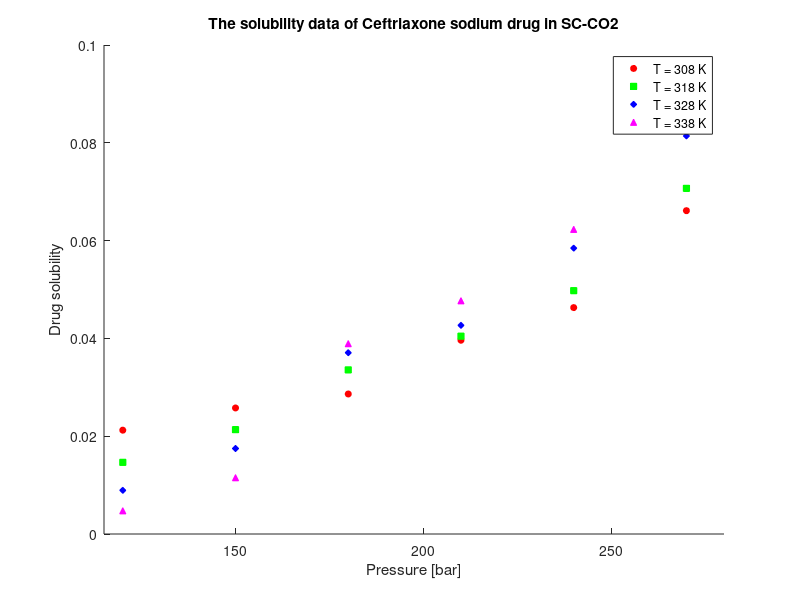

MATLAB code for this plot: (Note: this script raises an error after producing the figure.)
T_c = 253;
Mw_drug = 598.5;
Mw_CO2 = 44.01;

P = [120 150 180 210 240 270];                      % Pressure [bar]

rho_CO2 =   [769 817 849 875 896 914;
            661 744 791 824 851 872;
            509 656 725 769 802 829;
            388 557 652 710 751 783];               % Density [kg/m3]

y_1 =   [2.03 2.32 2.48 3.33 3.80 5.32;
        1.63 2.11 3.12 3.61 4.30 5.96;
        1.29 1.96 3.76 4.08 5.36 7.22;
        0.90 1.52 4.39 4.94 6.10 8.01]/10^6;        % mole fraction

y_b =   [2.03 2.32 2.48 3.33 3.80 5.32;
        1.63 2.11 3.12 3.61 4.30 5.96;
        1.29 1.96 3.76 4.08 5.36 7.22;
        0.90 1.52 4.39 4.94 6.10 8.01];        % mole fraction

S = zeros(4,6);
for j=1:4
    for i=1:6
        S(j,i) = (rho_CO2(j,i) * y_1(j,i) * Mw_drug)/(Mw_CO2 * (1 - y_1(j,i)));
    end
end
% S = S*100;
% C_drug = [0.021 0.026 0.029 0.039 0.046 0.066];     % solubility or concentration [g/L]


% KJ Model info
a_KJ = -2.4761;
b_KJ = 5.2409*10^3;
c_KJ = -4550.5306;

ln_y_KJ = zeros(4,6);




figure(1);
hold on;
scatter(P, S(1,:), 20, 'r', 'o', 'MarkerFaceColor', 'r');  
scatter(P, S(2,:), 20, 'g', 's', 'MarkerFaceColor', 'g');  
scatter(P, S(3,:), 20, 'b', 'd', 'MarkerFaceColor', 'b');  
scatter(P, S(4,:), 20, 'm', '^', 'MarkerFaceColor', 'm');  

xlabel('Pressure [bar]');
ylabel('Drug solubility');
title('The solubility data of Ceftriaxone sodium drug in SC-CO2');

legend('T = 308 K', 'T = 318 K', 'T = 328 K', 'T = 338 K');
xlim([115 280]);
ytickformat('%.2f');

figure(2);
hold on;
scatter(P, y_b(1,:), 20, 'r', 'o', 'MarkerFaceColor', 'r');
scatter(P, y_b(2,:), 20, 'g', 's', 'MarkerFaceColor', 'g');  
scatter(P, y_b(3,:), 20, 'b', 'd', 'MarkerFaceColor', 'b');  
scatter(P, y_b(4,:), 20, 'm', '^', 'MarkerFaceColor', 'm');  

xlabel('Pressure [bar]');
ylabel('Drug solubility');
title('The solubility data of Ceftriaxone sodium drug in SC-CO2');

legend('T = 308 K', 'T = 318 K', 'T = 328 K', 'T = 338 K');
xlim([115 280]);
ytickformat('%.2f');
yticks(0.4:1:8.4);

figure(3)
hold on;
scatter(rho_CO2(1,:), S(1,:), 20, 'r', 'o', 'MarkerFaceColor', 'r');
scatter(rho_CO2(2,:), S(2,:), 20, 'g', 's', 'MarkerFaceColor', 'g');
scatter(rho_CO2(3,:), S(3,:), 20, 'b', 'd', 'MarkerFaceColor', 'b');
scatter(rho_CO2(4,:), S(4,:), 20, 'm', '^', 'MarkerFaceColor', 'm');

xlabel('Density [kg/m3]');
ylabel('Drug solubility');
title('The solubility data of Ceftriaxone sodium drug in SC-CO2');

legend('T = 308 K', 'T = 318 K', 'T = 328 K', 'T = 338 K');
xlim([260 960]);

figure(4)
hold on;
scatter(rho_CO2(1,:), y_b(1,:), 20, 'r', 'o', 'MarkerFaceColor', 'r');
scatter(rho_CO2(2,:), y_b(2,:), 20, 'g', 's', 'MarkerFaceColor', 'g');
scatter(rho_CO2(3,:), y_b(3,:), 20, 'b', 'd', 'MarkerFaceColor', 'b');
scatter(rho_CO2(4,:), y_b(4,:), 20, 'm', '^', 'MarkerFaceColor', 'm');

xlabel('Density [kg/m3]');
ylabel('Drug solubility');
title('The solubility data of Ceftriaxone sodium drug in SC-CO2');

legend('T = 308 K', 'T = 318 K', 'T = 328 K', 'T = 338 K');
xlim([260 960]);
ytickformat('%.2f');
yticks(0.4:1:8.4);
